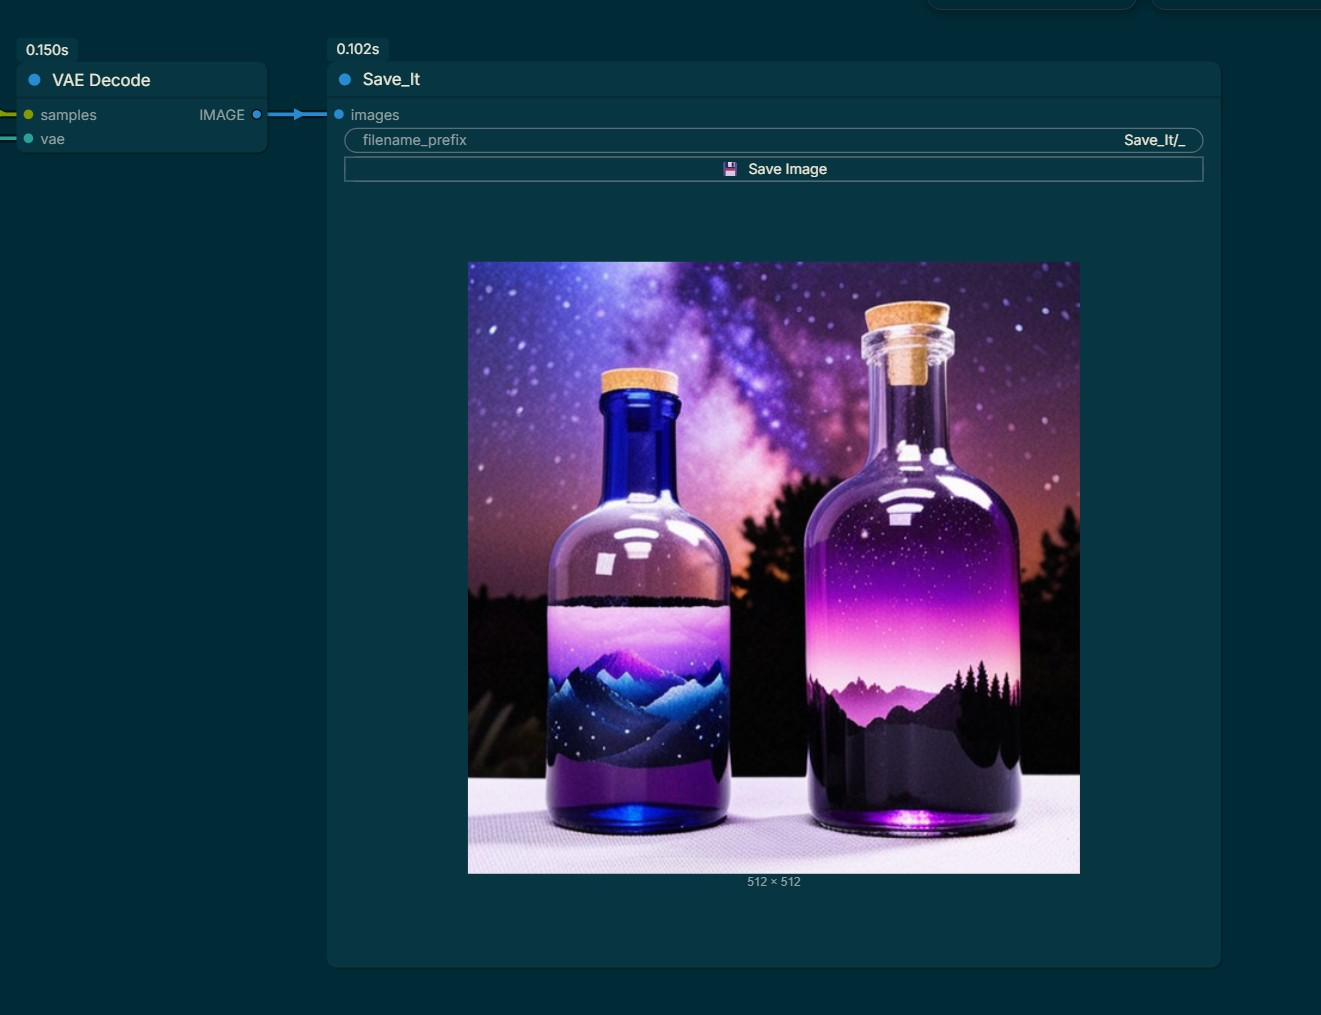

The Python source for this figure:
import folder_paths
import json
import random
import os
import shutil
import string
import subprocess
import sys
import ctypes
import time
import numpy as np
import torch
from aiohttp import web
from server import PromptServer
from datetime import datetime

from PIL import Image
from PIL.PngImagePlugin import PngInfo


# ─── Helpers ─────────────────────────────────────────────────────────────────

def resolve_output_dir(filename_prefix, base_dir):
    """Parse filename_prefix into (out_dir, base_name, out_subfolder).

    Rules
    -----
    - If filename_prefix is an absolute path (Windows "X:\\..." or Unix "/...")
      the ENTIRE value is used as the output directory and base_name is "".
      This is true whether or not the path ends with a slash.

    - Otherwise treat as a relative "subfolder/basename" joined onto base_dir,
      preserving the original behaviour for plain names like "ComfyUI" or
      relative paths like "MyFolder/MyImage".
    """
    # Normalise separators so the rest of the logic is separator-agnostic
    normalised = filename_prefix.replace("\\", "/")

    # Detect Windows absolute path ("X:/...") or Unix absolute path ("/...")
    is_absolute = normalised.startswith("/") or (len(normalised) >= 2 and normalised[1] == ":")

    if is_absolute:
        # Strip trailing slash so os.path.normpath gives a clean directory path
        out_dir = os.path.normpath(normalised.rstrip("/"))
        out_subfolder = out_dir
        base_name = ""
    else:
        parts = normalised.rstrip("/").split("/")
        if len(parts) > 1:
            out_subfolder = "/".join(parts[:-1])
            base_name = parts[-1].strip("_").strip()
        else:
            out_subfolder = ""
            base_name = parts[0].strip("_").strip()
        out_dir = os.path.join(base_dir, out_subfolder) if out_subfolder else base_dir

    os.makedirs(out_dir, exist_ok=True)
    return out_dir, base_name, out_subfolder


def next_available_path(out_dir, base_name, use_timestamp=False, ext=".png"):
    """Find the next available filename using counter or timestamp."""
    if use_timestamp:
        ts = datetime.now().strftime("%Y-%m-%d_%H-%M-%S")
        filename = f"{base_name}_{ts}{ext}" if base_name else f"{ts}{ext}"
        dst_path = os.path.join(out_dir, filename)
        # If somehow same second, append counter
        c = 1
        while os.path.exists(dst_path):
            filename = f"{base_name}_{ts}_{c}{ext}" if base_name else f"{ts}_{c}{ext}"
            dst_path = os.path.join(out_dir, filename)
            c += 1
        return dst_path, filename
    else:
        # Load persistent counter
        counter_file = os.path.join(out_dir, ".save_it_counter")
        counter = 1
        if os.path.exists(counter_file):
            try:
                with open(counter_file, "r") as f:
                    counter = int(f.read().strip())
            except Exception:
                counter = 1
        # Find next that doesn't exist
        while True:
            filename = f"{base_name}_{counter:05}{ext}" if base_name else f"{counter:05}{ext}"
            dst_path = os.path.join(out_dir, filename)
            if not os.path.exists(dst_path):
                break
            counter += 1
        # Save updated counter
        with open(counter_file, "w") as f:
            f.write(str(counter + 1))
        return dst_path, filename


def get_pil_format_and_ext(fmt):
    fmt = fmt.upper()
    if fmt == "JPEG":
        return "JPEG", ".jpg"
    elif fmt == "WEBP":
        return "WEBP", ".webp"
    else:
        return "PNG", ".png"


def save_pil_image(img, dst_path, fmt, quality, metadata=None, compress_level=4):
    pil_fmt, _ = get_pil_format_and_ext(fmt)
    if pil_fmt == "PNG":
        img.save(dst_path, pnginfo=metadata, compress_level=compress_level)
    elif pil_fmt == "JPEG":
        if img.mode == "RGBA":
            img = img.convert("RGB")
        img.save(dst_path, format="JPEG", quality=quality)
    elif pil_fmt == "WEBP":
        img.save(dst_path, format="WEBP", quality=quality)


# ─── Favorite Folders storage ────────────────────────────────────────────────

FAVORITES_FILE = os.path.join(os.path.dirname(__file__), "favorite_folders.json")


def load_favorites():
    if os.path.exists(FAVORITES_FILE):
        try:
            with open(FAVORITES_FILE, "r") as f:
                return json.load(f)
        except Exception:
            pass
    return []


def save_favorites(folders):
    with open(FAVORITES_FILE, "w") as f:
        json.dump(folders, f, indent=2)


# ─── API Routes ───────────────────────────────────────────────────────────────

@PromptServer.instance.routes.post("/save_it/save")
async def save_it_handler(request):
    try:
        data = await request.json()
        filename = data.get("filename")
        subfolder = data.get("subfolder", "")
        file_type = data.get("type", "temp")
        filename_prefix = data.get("filename_prefix", "ComfyUI")
        fmt = data.get("format", "PNG")
        quality = int(data.get("quality", 95))
        use_timestamp = data.get("use_timestamp", False)

        if not filename:
            return web.Response(status=400, text="Missing filename")

        src_dir = folder_paths.get_temp_directory() if file_type == "temp" else folder_paths.get_output_directory()
        src_path = os.path.join(src_dir, subfolder, filename) if subfolder else os.path.join(src_dir, filename)

        if not os.path.exists(src_path):
            return web.Response(status=404, text=f"File not found: {src_path}")

        out_base_dir = folder_paths.get_output_directory()
        out_dir, base_name, out_subfolder = resolve_output_dir(filename_prefix, out_base_dir)

        _, ext = get_pil_format_and_ext(fmt)
        dst_path, new_filename = next_available_path(out_dir, base_name, use_timestamp, ext)

        # Open the source image
        img = Image.open(src_path)
        
        # Extract existing metadata from the source PNG file if it exists
        metadata = None
        if fmt.upper() == "PNG":
            metadata = PngInfo()
            # Copy all existing text chunks from source image if it's a PNG
            if hasattr(img, 'info'):
                for key, value in img.info.items():
                    if isinstance(key, str) and isinstance(value, str):
                        # Preserve workflow and prompt metadata
                        metadata.add_text(key, value)
        
        # Re-save with correct format/quality and preserved metadata
        save_pil_image(img, dst_path, fmt, quality, metadata=metadata)

        return web.Response(status=200, text=f"Saved to {dst_path}")

    except Exception as e:
        return web.Response(status=500, text=str(e))


@PromptServer.instance.routes.post("/save_it/open_folder")
async def open_folder_handler(request):
    try:
        data = await request.json()
        filename_prefix = data.get("filename_prefix", "ComfyUI")
        out_base_dir = folder_paths.get_output_directory()
        out_dir, _, _ = resolve_output_dir(filename_prefix, out_base_dir)

        if sys.platform == "win32":
            try:
                # Launch Explorer for the folder. Using the explorer.exe command
                # tends to open a new window for the path specified.
                subprocess.Popen(["explorer", out_dir])
            except Exception:
                try:
                    subprocess.Popen(f'start "" "{out_dir}"', shell=True)
                except Exception:
                    os.startfile(out_dir)

            # Attempt to find the Explorer window and bring it to the foreground.
            try:
                user32 = ctypes.windll.user32

                def enum_windows_callback(hwnd, results):
                    if user32.IsWindowVisible(hwnd):
                        length = user32.GetWindowTextLengthW(hwnd)
                        buff = ctypes.create_unicode_buffer(length + 1)
                        user32.GetWindowTextW(hwnd, buff, length + 1)
                        window_title = buff.value
                        if out_dir in window_title:
                            results.append(hwnd)
                    return True

                results = []
                EnumWindowsProc = ctypes.WINFUNCTYPE(ctypes.c_bool, ctypes.c_void_p, ctypes.POINTER(ctypes.c_int))
                enum_windows_proc = EnumWindowsProc(enum_windows_callback)
                user32.EnumWindows(enum_windows_proc, ctypes.cast(ctypes.pointer(ctypes.c_int(0)), ctypes.POINTER(ctypes.c_int)))

                if results:
                    user32.SetForegroundWindow(results[0])
            except Exception:
                pass

        elif sys.platform == "darwin":
            subprocess.Popen(["open", out_dir])
        else:
            subprocess.Popen(["xdg-open", out_dir])

        return web.Response(status=200, text=f"Opened folder: {out_dir}")
    except Exception as e:
        return web.Response(status=500, text=str(e))


@PromptServer.instance.routes.post("/save_it/browse_folder")
async def browse_folder_handler(request):
    """Open a native folder picker and return the selected path.

    Returns 204 when the user cancels selection.
    """
    try:
        # On Windows, use PowerShell's FolderBrowserDialog (avoids tkinter
        # dependency and COM complexity). Run the PowerShell call in a
        # thread to avoid blocking the event loop. Fall back to tkinter on
        # non-Windows platforms.
        import asyncio

        if sys.platform == "win32":
            def _run_powershell_picker():
                try:
                    ps_script = (
                        "Add-Type -AssemblyName System.Windows.Forms;"
                        "$d = New-Object System.Windows.Forms.FolderBrowserDialog;"
                        "$d.Description='Select folder to save images';"
                        "$d.ShowNewFolderButton=$true;"
                        "if($d.ShowDialog() -eq 'OK'){ Write-Output $d.SelectedPath }"
                    )
                    # Use -NoProfile to speed startup
                    proc = subprocess.run(["powershell", "-NoProfile", "-Command", ps_script], capture_output=True, text=True)
                    out = proc.stdout.strip()
                    return out
                except Exception:
                    return ""

            loop = asyncio.get_event_loop()
            path = await loop.run_in_executor(None, _run_powershell_picker)
            if not path:
                return web.Response(status=204)
            return web.json_response({"path": path})

        # Non-windows fallback: try tkinter
        try:
            import tkinter as tk
            from tkinter import filedialog

            root = tk.Tk()
            root.withdraw()
            try:
                root.attributes('-topmost', True)
            except Exception:
                pass
            path = filedialog.askdirectory()
            try:
                root.destroy()
            except Exception:
                pass

            if not path:
                return web.Response(status=204)
            return web.json_response({"path": path})
        except Exception as e:
            return web.Response(status=500, text=str(e))
    except Exception as e:
        return web.Response(status=500, text=str(e))


@PromptServer.instance.routes.get("/save_it/favorites")
async def get_favorites_handler(request):
    try:
        folders = load_favorites()
        return web.json_response(folders)
    except Exception as e:
        return web.Response(status=500, text=str(e))


@PromptServer.instance.routes.post("/save_it/favorites")
async def save_favorites_handler(request):
    try:
        data = await request.json()
        folders = data.get("folders", [])
        save_favorites(folders)
        return web.Response(status=200, text="Favorites saved")
    except Exception as e:
        return web.Response(status=500, text=str(e))


# ─── Helpers for batch saving ─────────────────────────────────────────────────

def save_images_with_metadata(images, output_dir, save_type, prompt=None, extra_pnginfo=None,
                               prefix="ComfyUI", compress_level=4):
    """
    # ORIGINAL (unchanged)
    Helper to save a batch of images as temp or output files with metadata.
    Returns list of dicts {filename, subfolder, type}.
    """
    results = []

    if images is None:
        return results

    if isinstance(images, torch.Tensor):
        if images.numel() == 0:
            return results
    else:
        if len(images) == 0:
            return results

    filename_prefix = prefix
    first = images[0]

    arr0 = first.cpu().numpy()
    if arr0.ndim == 3 and arr0.shape[0] in (1, 3, 4):
        height, width = arr0.shape[1], arr0.shape[2]
    else:
        height, width = arr0.shape[0], arr0.shape[1]

    full_output_folder, filename, counter, subfolder, filename_prefix = folder_paths.get_save_image_path(
        filename_prefix, output_dir, width, height
    )

    for batch_number, image in enumerate(images):
        arr = image.cpu().numpy()
        if arr.ndim == 3 and arr.shape[0] in (1, 3, 4):
            arr = np.transpose(arr, (1, 2, 0))
        if arr.dtype != np.uint8:
            arr = (255. * arr).clip(0, 255).astype('uint8')

        img = Image.fromarray(arr)
        metadata = PngInfo()

        if prompt:
            metadata.add_text("prompt", json.dumps(prompt))
        if extra_pnginfo:
            for key, value in extra_pnginfo.items():
                metadata.add_text(key, json.dumps(value))

        file = f"{filename.replace('%batch_num%', str(batch_number))}_{counter:05}_.png"
        img.save(os.path.join(full_output_folder, file), pnginfo=metadata, compress_level=compress_level)
        results.append({"filename": file, "subfolder": subfolder, "type": save_type})
        counter += 1

    return results


# ─── REPLACED: Compare Functionality (ported from nodes_compare.py) ────────

def save_compare_images(image_a, original_image, filename_prefix, compress_level=4):
    """
    Replacement for previous compare helper. Ported and adapted from
    `nodes_compare.PixaromaCompare.compare_images`.

    Saves two images into the temp directory with a shared prefix and
    returns a UI-style dict: {"ui": {"images": [img_a, img_b]}}
    where each img is a dict {filename, subfolder, type} (type == "temp").
    """
    results = []
    output_dir = folder_paths.get_temp_directory()

    # Robust checks for inputs (avoid evaluating a Tensor's truthiness)
    def _has_images(x):
        if x is None:
            return False
        if isinstance(x, torch.Tensor):
            return x.numel() != 0
        try:
            return len(x) > 0
        except Exception:
            return False

    # Determine width/height from an available tensor
    first_tensor = None
    if _has_images(image_a):
        first_tensor = image_a[0] if not isinstance(image_a, torch.Tensor) else image_a[0]
    elif _has_images(original_image):
        first_tensor = original_image[0] if not isinstance(original_image, torch.Tensor) else original_image[0]

    if first_tensor is None:
        return {"ui": {"images": results}}

    arr0 = first_tensor.cpu().numpy()
    if arr0.ndim == 3 and arr0.shape[0] in (1, 3, 4):
        height, width = arr0.shape[1], arr0.shape[2]
    else:
        height, width = arr0.shape[0], arr0.shape[1]

    prefix = filename_prefix
    full_output_folder, filename, counter, subfolder, _ = folder_paths.get_save_image_path(
        prefix, output_dir, width, height
    )

    # Helper to save a single image-list (take first frame)
    def _save_one(img_list):
        nonlocal counter
        if not _has_images(img_list):
            return None
        tensor = img_list[0] if not isinstance(img_list, torch.Tensor) else img_list[0]
        arr = tensor.cpu().numpy()
        if arr.ndim == 3 and arr.shape[0] in (1, 3, 4):
            arr = np.transpose(arr, (1, 2, 0))
        if arr.dtype != np.uint8:
            arr = (255. * arr).clip(0, 255).astype('uint8')

        img = Image.fromarray(arr)
        file = f"{filename}_{counter:05}_.png"
        img.save(os.path.join(full_output_folder, file), compress_level=compress_level)
        entry = {"filename": file, "subfolder": subfolder, "type": "temp"}
        counter += 1
        return entry

    a_entry = _save_one(image_a)
    if a_entry:
        results.append(a_entry)

    b_entry = _save_one(original_image)
    if b_entry:
        results.append(b_entry)

    return {"ui": {"images": results}}


# ─── Node ─────────────────────────────────────────────────────────────────────

class Save_It:
    def __init__(self):
        # ORIGINAL (unchanged)
        self.prefix_append = "_save_" + ''.join(random.choice(string.ascii_lowercase) for _ in range(5))
        self.compress_level = 4
        self.last_prompt_id = None

    @classmethod
    def INPUT_TYPES(s):
        return {
            "required": {
                # ORIGINAL (unchanged)
                "images": ("IMAGE", {"tooltip": "The images to save."}),
                "autosave": ("BOOLEAN", {
                    "default": False,
                    "label_on": "AutoSave ON",
                    "label_off": "AutoSave OFF",
                    "tooltip": "When ON, images are saved automatically. Save button is disabled.",
                }),
                "filename_prefix": ("STRING", {
                    "default": "ComfyUI",
                    "tooltip": "Prefix for the saved file. Use subfolder/name e.g. MyFolder/MyImage",
                }),
                "format": (["PNG", "JPEG", "WEBP"], {
                    "default": "PNG",
                    "tooltip": "Image format to save as.",
                }),
                "quality": ("INT", {
                    "default": 95,
                    "min": 1,
                    "max": 100,
                    "step": 1,
                    "display": "slider",
                    "tooltip": "Quality for JPEG and WebP (1-100). Ignored for PNG.",
                }),
                "use_timestamp": ("BOOLEAN", {
                    "default": False,
                    "label_on": "Timestamp ON",
                    "label_off": "Timestamp OFF",
                    "tooltip": "When ON, appends date/time to filename instead of a counter.",
                }),
                "save_trigger": ("INT", {
                    "default": 0,
                    "min": 0,
                    "max": 99999,
                    "step": 1,
                    "display": "number",
                    "tooltip": "Internal trigger for save button.",
                }),
                # ADDED: Compare mode toggle (appended at end to preserve widget order)
                "enable_compare": ("BOOLEAN", {
                    "default": False,
                    "label_on": "Compare ON",
                    "label_off": "Compare OFF",
                    "tooltip": "Enable image comparison mode. When ON, shows interactive A/B comparison.",
                }),
            },
            "optional": {
                # ADDED: Second image for comparison (optional, only used when enable_compare is True)
                "original_image": ("IMAGE", {"tooltip": "Second image for A/B comparison (only used when Compare is ON)."}),
            },
            "hidden": {
                # ORIGINAL (unchanged)
                "prompt": "PROMPT",
                "extra_pnginfo": "EXTRA_PNGINFO"
            },
        }

    @classmethod
    def IS_CHANGED(s, images, autosave=False, filename_prefix="ComfyUI", format="PNG", quality=95,
                   use_timestamp=False, save_trigger=0, enable_compare=False, prompt=None, 
                   extra_pnginfo=None, original_image=None):
        # ORIGINAL (unchanged)
        return save_trigger

    RETURN_TYPES = ()
    FUNCTION = "save_images"
    OUTPUT_NODE = True
    CATEGORY = "interactive"
    DISPLAY_NAME = "Save_It"
    DESCRIPTION = "Saves images with format options, AutoSave, timestamps, and favorite folders."

    def save_images(self, images, autosave=False, filename_prefix="ComfyUI", format="PNG",
                    quality=95, use_timestamp=False, save_trigger=0, enable_compare=False,
                    prompt=None, extra_pnginfo=None, original_image=None):
        # ORIGINAL (unchanged)
        if images is None:
            return {"ui": {"images": list()}}

        # ADDED: Compare mode logic (only runs when enable_compare is True)
        if enable_compare and original_image is not None:
            # Save both images with compare prefixes and return UI images (temp)
            temp_prefix = "save_it_compare" + self.prefix_append
            compare_ui = save_compare_images(
                image_a=images,
                original_image=original_image,
                filename_prefix=temp_prefix,
                compress_level=self.compress_level
            )
            # `save_compare_images` returns a dict in the form {"ui": {"images": [...]}}
            return compare_ui

        # ORIGINAL (unchanged) - Standard Save_It behavior when compare is disabled
        ui_images_data = []

        if autosave:
            current_prompt_id = id(prompt) if prompt is not None else None

            out_base_dir = folder_paths.get_output_directory()
            out_dir, base_name, out_subfolder = resolve_output_dir(filename_prefix, out_base_dir)
            _, ext = get_pil_format_and_ext(format)

            results = []
            for image in images:
                arr = image.cpu().numpy()
                if arr.ndim == 3 and arr.shape[0] in (1, 3, 4):
                    arr = np.transpose(arr, (1, 2, 0))
                if arr.dtype != np.uint8:
                    arr = (255. * arr).clip(0, 255).astype('uint8')

                img = Image.fromarray(arr)
                metadata = PngInfo()
                if prompt:
                    metadata.add_text("prompt", json.dumps(prompt))
                if extra_pnginfo:
                    for key, value in extra_pnginfo.items():
                        metadata.add_text(key, json.dumps(value))

                if current_prompt_id != self.last_prompt_id:
                    self.last_prompt_id = current_prompt_id
                    dst_path, new_filename = next_available_path(out_dir, base_name, use_timestamp, ext)
                    
                    save_pil_image(img, dst_path, format, quality,
                                   metadata=(metadata if format == "PNG" else None),
                                   compress_level=self.compress_level)
                    results.append({
                        "filename": new_filename,
                        "subfolder": out_subfolder,
                        "type": "output"
                    })
                else:
                    
                    output_dir = folder_paths.get_temp_directory()
                    temp_prefix = "save_it_preview" + self.prefix_append
                    temp_results = save_images_with_metadata(
                        images=[image],
                        output_dir=output_dir,
                        save_type="temp",
                        prompt=prompt,
                        extra_pnginfo=extra_pnginfo,
                        prefix=temp_prefix,
                        compress_level=self.compress_level
                    )
                    results.extend(temp_results)

            ui_images_data = results

        else:
            output_dir = folder_paths.get_temp_directory()
            temp_prefix = "save_it_preview" + self.prefix_append

            results = save_images_with_metadata(
                images=images,
                output_dir=output_dir,
                save_type="temp",
                prompt=prompt,
                extra_pnginfo=extra_pnginfo,
                prefix=temp_prefix,
                compress_level=self.compress_level
            )

            ui_images_data = results

        # ORIGINAL (unchanged) - Add original_image to UI data if provided
        ui_output = {"images": ui_images_data}

        
        return {"ui": ui_output}


NODE_CLASS_MAPPINGS = {
    "Save_It": Save_It
}

NODE_DISPLAY_NAME_MAPPINGS = {
    "Save_It": "Save It"
}
